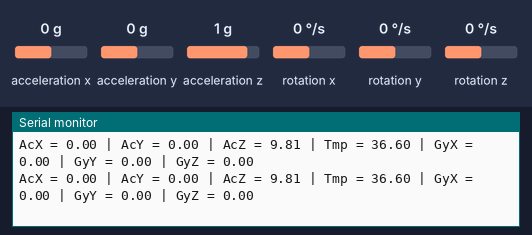
A sketch run on a simulated Arduino Uno, built with avr-gcc and run on an emulated ATmega328P. Parts: the last lines printed to the serial monitor. Wiring (inferred from the names in the program): MPU-6050 motion sensor at I2C address 0x68. Inputs (shaded band) come from the test bench; at power-on: acceleration x 0 g, acceleration y 0 g, acceleration z 1 g, rotation z 0 °/s, rotation x 0 °/s, rotation y 0 °/s.

Above: at 1.2 s.
1.3 s: acceleration x set to -0.8 g
At 1.54 s:
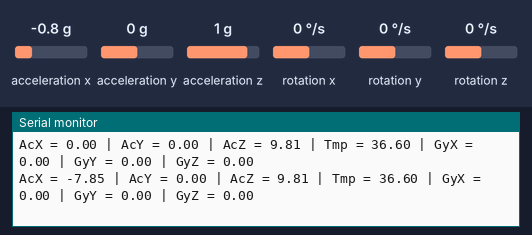
4.3 s: acceleration y set to -0.8 g
At 4.4 s:
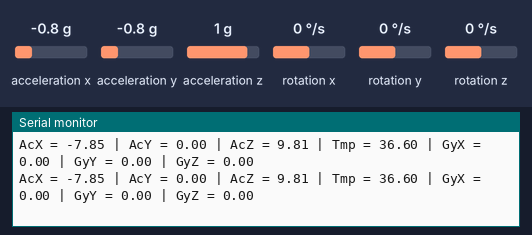
7.3 s: acceleration z set to -1.4 g
At 7.41 s:
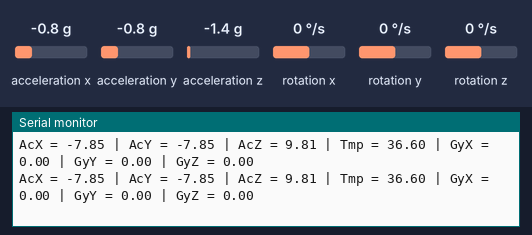
10.3 s: rotation z set to -192 °/s
At 10.34 s:
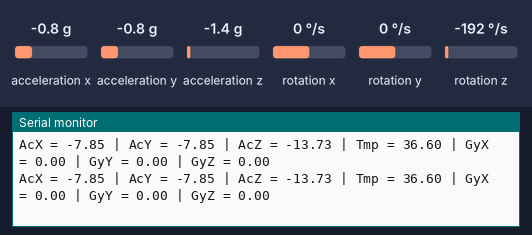
13.3 s: rotation x set to -192 °/s
At 13.34 s:
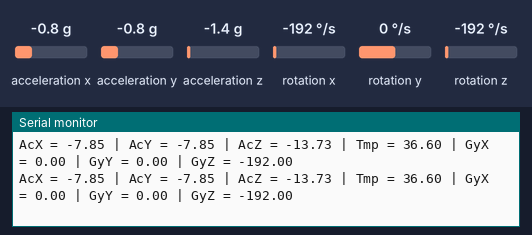
16.3 s: rotation y set to -192 °/s
At 16.4 s:
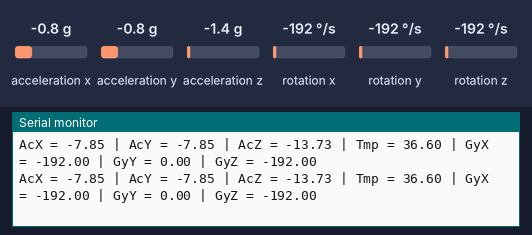

Measured:
- after the input at 1.3 s, the serial monitor: prints a new line after 0.12 s (image 1)

The sketch:

MPU_Example.ino
```cpp
// MPU-6050 Short Example Sketch
// By Arduino User JohnChi
// August 17, 2014
// Public Domain
#include<Wire.h>
const int MPU_addr=0x68;  // I2C address of the MPU-6050
int16_t rAcX,rAcY,rAcZ,rTmp,rGyX,rGyY,rGyZ;
#define G 9.81

void setup(){
  Wire.begin();
  Wire.beginTransmission(MPU_addr);
  Wire.write(0x6B);  // PWR_MGMT_1 register
  Wire.write(0);     // set to zero (wakes up the MPU-6050)
  Wire.endTransmission(true);
  Serial.begin(9600);
}

void loop(){
  Wire.beginTransmission(MPU_addr);
  Wire.write(0x3B);  // starting with register 0x3B (ACCEL_XOUT_H)
  Wire.endTransmission(false);
  Wire.requestFrom(MPU_addr,14,true);  // request a total of 14 registers
  rAcX=Wire.read()<<8|Wire.read();  // 0x3B (ACCEL_XOUT_H) & 0x3C (ACCEL_XOUT_L)
  rAcY=Wire.read()<<8|Wire.read();  // 0x3D (ACCEL_YOUT_H) & 0x3E (ACCEL_YOUT_L)
  rAcZ=Wire.read()<<8|Wire.read();  // 0x3F (ACCEL_ZOUT_H) & 0x40 (ACCEL_ZOUT_L)
  rTmp=Wire.read()<<8|Wire.read();  // 0x41 (TEMP_OUT_H) & 0x42 (TEMP_OUT_L)
  rGyX=Wire.read()<<8|Wire.read();  // 0x43 (GYRO_XOUT_H) & 0x44 (GYRO_XOUT_L)
  rGyY=Wire.read()<<8|Wire.read();  // 0x45 (GYRO_YOUT_H) & 0x46 (GYRO_YOUT_L)
  rGyZ=Wire.read()<<8|Wire.read();  // 0x47 (GYRO_ZOUT_H) & 0x48 (GYRO_ZOUT_L)

  //Conversions from Datasheet
  //MPU6050 has a built-in 16 bit ADC so the range is -2 to 2 G
  //and the range in bits is 65536 so the resolution is 4 G / 65536 bits = 0.061 mg / bit
  //so bits / mg = 16.384 or bits/g = 16384
  //These are two's compliment ADCs so the first 0 to 32,000 bits are for positive and the
  //32,000 to 65,000 are for negative values. The I2C converts it to a signed number though from +-32,000
  //Just to make the math easier for us.
  double AcX = G*rAcX/16384.;
  double AcY = G*rAcY/16384.;
  double AcZ = G*rAcZ/16384.;
  //The range on the gyro is +-250 degrees so that's 65536/500 = 131 bits / (deg/s)
  double GyX = rGyX/131;
  double GyY = rGyY/131;
  double GyZ = rGyZ/131;
  //I didn't look this one up because it was already coded in here
  double Tmp = rTmp/340. + 36.53; //In Celsius

  Serial.print("AcX = "); Serial.print(AcX);
  Serial.print(" | AcY = "); Serial.print(AcY);
  Serial.print(" | AcZ = "); Serial.print(AcZ);
  Serial.print(" | Tmp = "); Serial.print(Tmp/340.00+36.53);  //equation for temperature in degrees C from datasheet
  Serial.print(" | GyX = "); Serial.print(GyX);
  Serial.print(" | GyY = "); Serial.print(GyY);
  Serial.print(" | GyZ = "); Serial.println(GyZ);
  delay(100);
}
```
